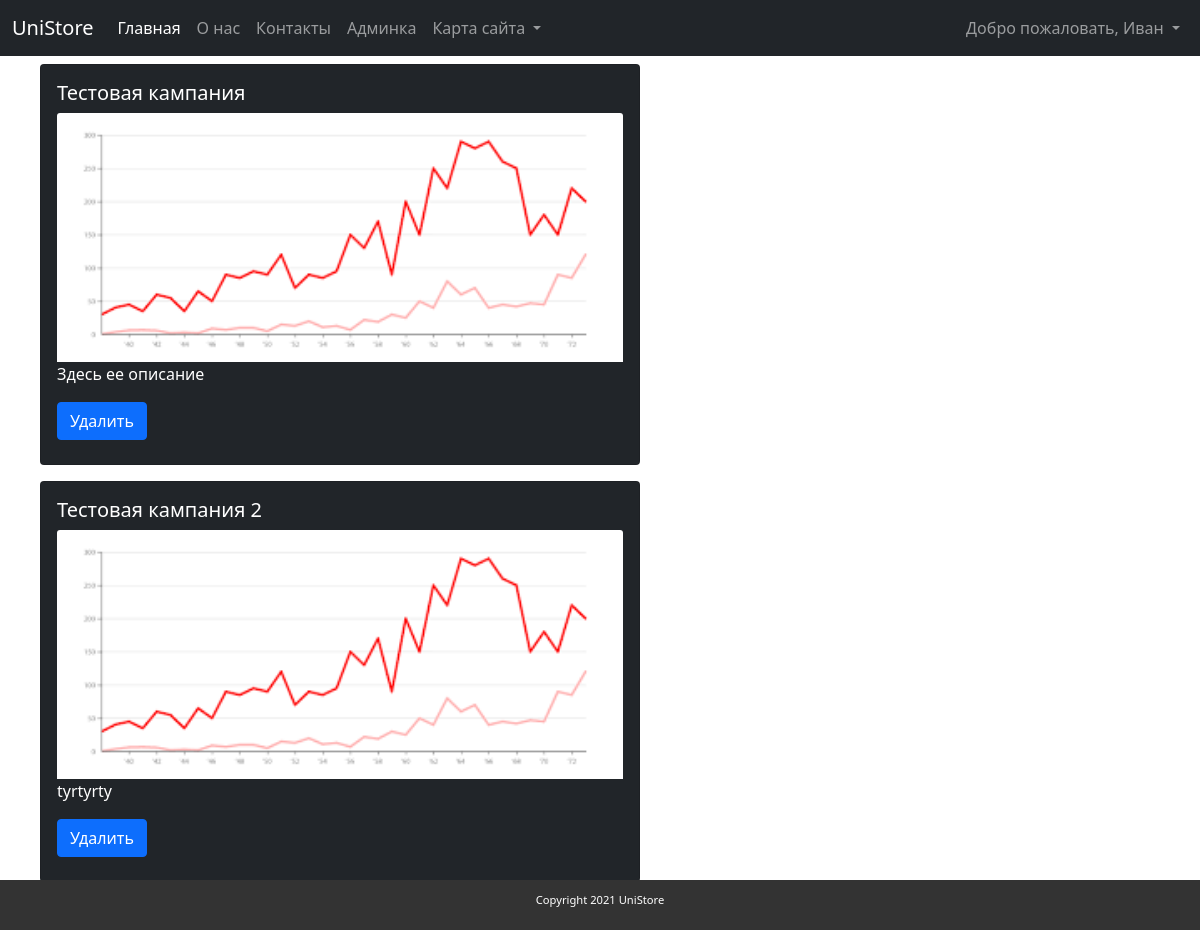
Page /sales/list (signed in) on the committed database.
### app/models.py (models this page shows, shortened)
class AdCampaign(models.Model):
    title = models.CharField('Название', max_length=255)
    plots = models.ImageField('Графики', upload_to='images/')
    desc = models.TextField('Описание')
    class Meta:
        verbose_name = "Рекламная кампания"
        verbose_name_plural = "Рекламные кампании"

### app/views.py (the view)
# urls.py: path('sales/list', CampaignListView.as_view(), name='sales_list'),
class CampaignListView(ListView):
    model = AdCampaign
    template_name = 'app/sales/list.html'

### app/templates/app/sales/list.html (shortened to what this page needs)
{% extends "app/layout.html" %}
{% block content %}
{% for campaign in object_list %}
    <div class="card h-100 mb-3 ms-3" style="max-width: 600px;">
        <div class="card-body">
            <h5>{{campaign.title}}</h5>
            <img class="card-img-top" src="{{ MEDIA_URL }}{{ campaign.plots.url }}" alt="Изображение не загрузилось">
            <p class="card-text">{{campaign.desc}}</p>
            <div class="mx-auto">
                <a href="/sales/delete/{{campaign.id}}" class="btn btn-primary mb-2">Удалить</a>
            </div>
        </div>
    </div>
{% endfor %}
{% endblock %}

### app/templates/app/layout.html (shortened to what this page needs)
<!DOCTYPE html>
<html lang="en">
<head>
    {% load static %}
    <link rel="stylesheet" href="{% static 'css/bootstrap-dark.css' %}" type="text/css">
    <link rel="stylesheet" href="{% static 'app.css' %}" type="text/css">
</head>
<body>
{% if not view.is_popup %}
<nav class="navbar navbar-expand-lg navbar-dark bg-dark">
    <div class="container-fluid">
        <a class="navbar-brand" href="/home">UniStore</a>
        <div class="collapse navbar-collapse" id="navbarSupportedContent">
            <ul class="navbar-nav me-auto mb-2 mb-lg-0">
                <li class="nav-item">
                    <a class="nav-link active" aria-current="page" href="/home">Главная</a>
                </li>
                <li class="nav-item">
                    <a class="nav-link" href="/about">О нас</a>
                </li>
                <li class="nav-item">
                    <a class="nav-link" href="/contact">Контакты</a>
                </li>
                <li class="nav-item">
                    <a class="nav-link" href="/admin/">Админка</a>
                </li>
                <li class="nav-item dropdown">
                    <a class="nav-link dropdown-toggle" href="#" id="navbarDropdown" role="button"
                       data-bs-toggle="dropdown" aria-expanded="false">
                        Карта сайта
                    </a>
                </li>
            </ul>
            <div class="pull-right">
                <ul class="navbar-nav pull-right">
                    <li class="nav-item dropdown">
                        <a class="nav-link dropdown-toggle" href="#" role="button"
                           data-bs-toggle="dropdown" aria-expanded="false">
                            Добро пожаловать, {{request.user.first_name}}
                        </a>
                    </li>
                </ul>
            </div>
        </div>
    </div>
</nav>
{% endif %}
<div class="mx-4 mt-2 mb-5">
    {% block content%}
    {% endblock %}
</div>
{% if not view.is_popup %}
<footer>
    <p class="copyright">Copyright 2021 UniStore</p>
</footer>
{% endif %}
</body>
</html>

### app/static/app.css (style rules this page uses)
footer { position: fixed; bottom: 0; height: 50px; width: 100%; background-color: #333333; }
p.copyright { width: 100%; color: #fff; line-height: 40px; font-size: 0.7em; text-align: center; }
body { color: #ffffff; -webkit-background-size: cover; -moz-background-size: cover; -o-background-size: cover; background-size: cover; }

### rows in the picture
AdCampaign: title "Тестовая кампания", plots (picture), desc "Здесь ее описание"
AdCampaign: title "Тестовая кампания 2", plots (picture), desc "tyrtyrty"

### other values in the picture
{{ request.user.first_name }} "Иван"
